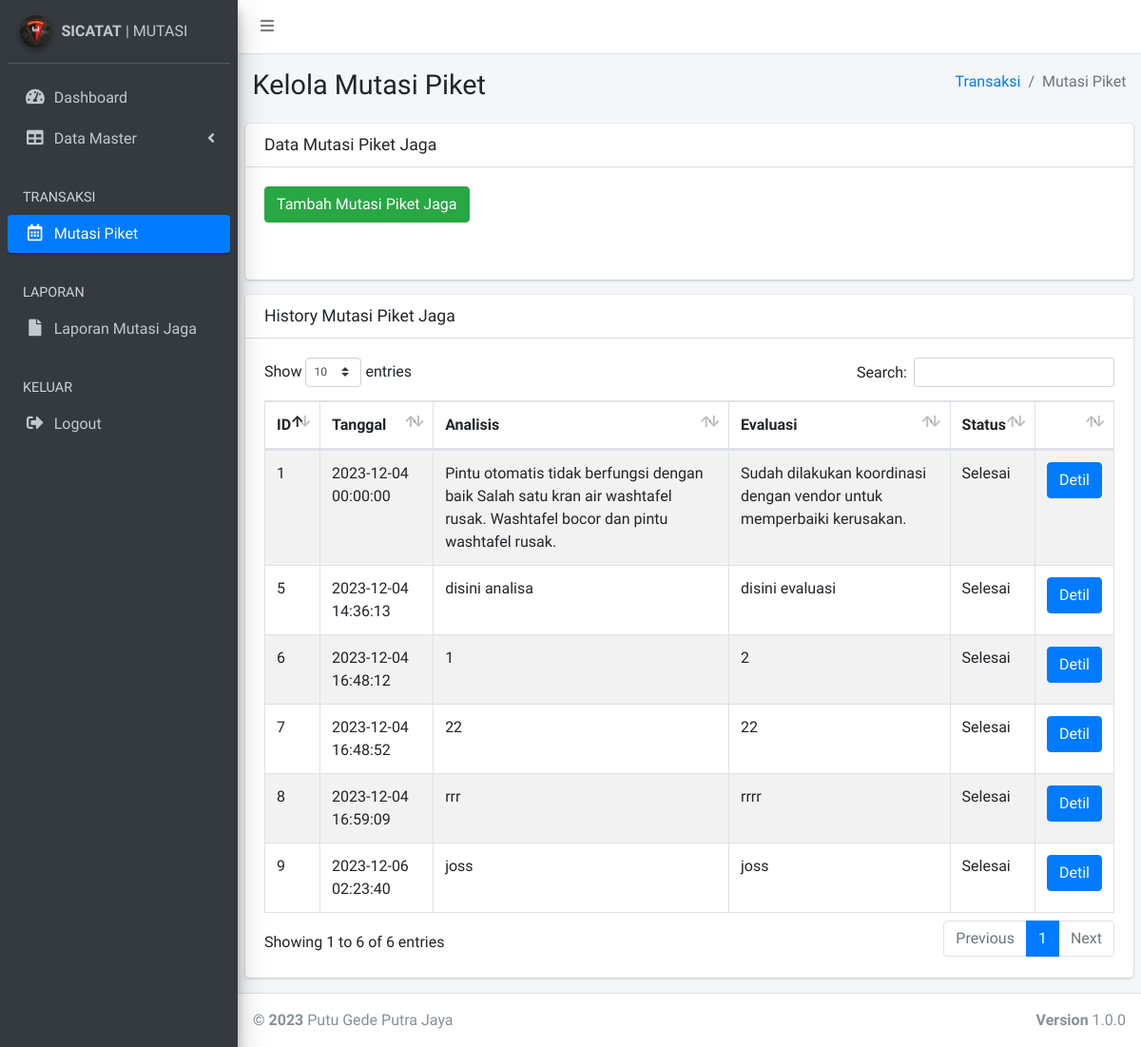
/trx_mutasijaga.php (signed in), run on an earlier commit of the app's database.
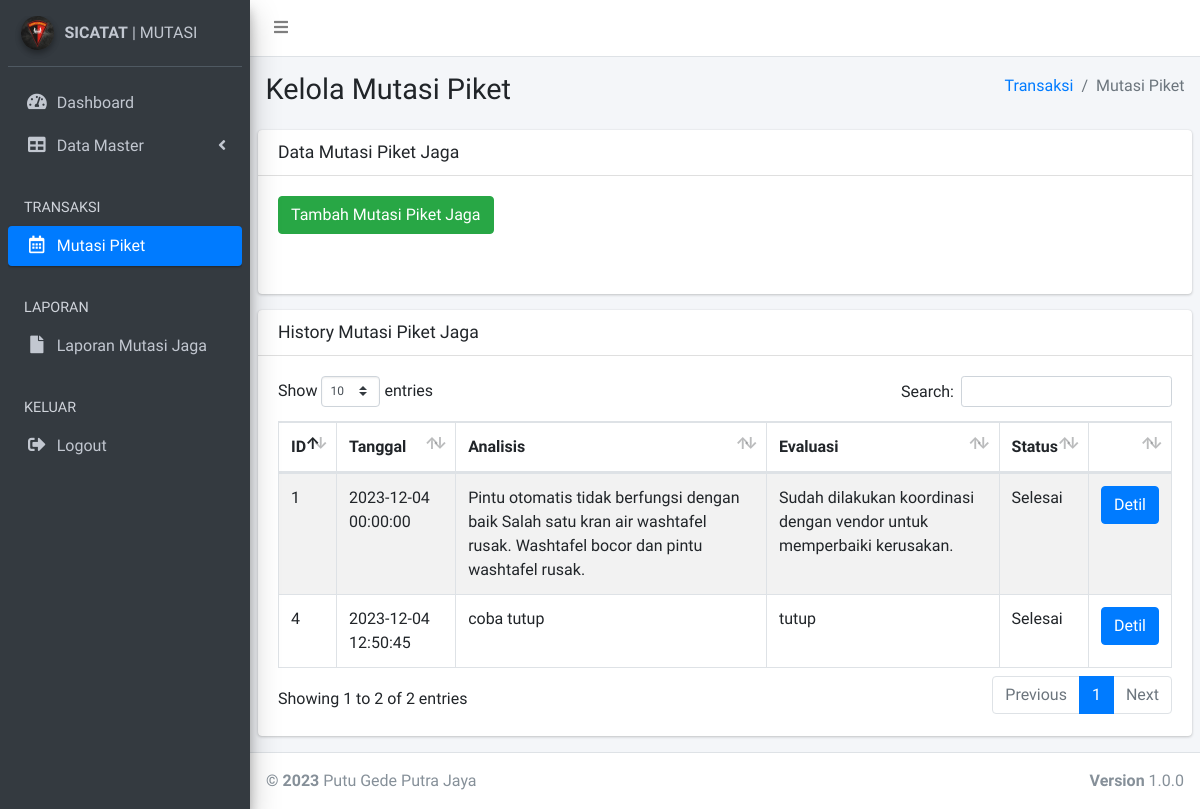
And on a later commit of the database.
### tables this page shows
CREATE TABLE `tb_mutasi_jaga` (
  `id_mutasi_jaga` int(11) NOT NULL,
  `id_user` int(11) DEFAULT NULL,
  `tgl_mutasi` datetime DEFAULT NULL,
  `analisis` text,
  `evaluasi` text,
  `status_mutasi` smallint(6) DEFAULT NULL
);

### trx_mutasijaga.php (the view, shortened to what the changed rows need)
<?php
    include "koneksi.php";
?>
<!DOCTYPE html>
<html>
<head>
  <link rel="stylesheet" href="plugins/fontawesome-free/css/all.min.css">
  <link rel="stylesheet" href="https://code.ionicframework.com/ionicons/2.0.1/css/ionicons.min.css">
  <link rel="stylesheet" href="plugins/datatables-bs4/css/dataTables.bootstrap4.css">
  <link rel="stylesheet" href="dist/css/adminlte.min.css">
</head>
<body class="hold-transition sidebar-mini">
<div class="wrapper">
  <div class="content-wrapper">
    <section class="content-header">
      <div class="container-fluid">
        <div class="row mb-2">
          <div class="col-sm-6">
            <h1>Kelola Mutasi Piket</h1>
          </div>
        </div>
      </div>
    </section>
    <section class="content">
      <div class="row">
        <div class="col-12">
          <div class="card">
            <div class="card-header">
              <h3 class="card-title">History Mutasi Piket Jaga</h3>
            </div>
            <div class="card-body">
              <table id="example1" class="table table-bordered table-striped">
                <thead>
                <tr>
                  <th>ID</th>
                  <th>Tanggal</th>
                  <th>Analisis</th>
                  <th>Evaluasi</th>
                  <th>Status</th>
                  <th></th>
                </tr>
                </thead>
                <tbody>
          <?php
          $query = mysqli_query($conn,"SELECT * from tb_mutasi_jaga WHERE status_mutasi='1'");
          while ($data = mysqli_fetch_assoc($query))
          {
          ?>
            <tr>
              <td><?php echo $data['id_mutasi_jaga']; ?></td>
              <td><?php echo $data['tgl_mutasi']; ?></td>
              <td><?php echo $data['analisis']; ?></td>
              <td><?php echo $data['evaluasi']; ?></td>
                <?php
                  if ($data['status_mutasi']==1){
                    echo "<td>Selesai</td>";
                  }
                ?>
              <td>
                  <a href="history_mutasijaga.php?id=<?php echo $data['id_mutasi_jaga'];?>" type="button" class="btn btn-md btn-primary">Detil</a>
              </td>
            </tr>
          <?php
          }
          ?>
        </tbody>
              </table>
            </div>
          </div>
        </div>
      </div>
    </section>
  </div>
</div>
</body>
</html>

What changed in the data, as far as the page shows it:
removed tb_mutasi_jaga: id_mutasi_jaga "5", tgl_mutasi "2023-12-04 14:36:13", analisis "disini analisa", evaluasi "disini evaluasi", status_mutasi "Selesai"
removed tb_mutasi_jaga: id_mutasi_jaga "6", tgl_mutasi "2023-12-04 16:48:12", analisis "1", evaluasi "2", status_mutasi "Selesai"
removed tb_mutasi_jaga: id_mutasi_jaga "7", tgl_mutasi "2023-12-04 16:48:52", analisis "22", evaluasi "22", status_mutasi "Selesai"
removed tb_mutasi_jaga: id_mutasi_jaga "8", tgl_mutasi "2023-12-04 16:59:09", analisis "rrr", evaluasi "rrrr", status_mutasi "Selesai"
removed tb_mutasi_jaga: id_mutasi_jaga "9", tgl_mutasi "2023-12-06 02:23:40", analisis "joss", evaluasi "joss", status_mutasi "Selesai"
added tb_mutasi_jaga: id_mutasi_jaga "4", tgl_mutasi "2023-12-04 12:50:45", analisis "coba tutup", evaluasi "tutup", status_mutasi "Selesai"
Also different on the page:
text written by a page script: "Show entries Search: Showing 1 to 6 of 6 entries Previous 1 Next" → "Show entries Search: Showing 1 to 2 of 2 entries Previous 1 Next"
